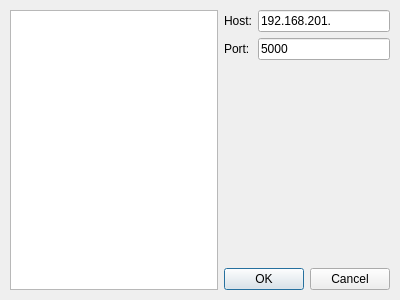
<?xml version="1.0" encoding="UTF-8"?>
<ui version="4.0">
 <class>CamConnectDialog</class>
 <widget class="QDialog" name="CamConnectDialog">
  <property name="geometry">
   <rect>
    <x>0</x>
    <y>0</y>
    <width>400</width>
    <height>300</height>
   </rect>
  </property>
  <property name="windowTitle">
   <string>Kamera verbinden</string>
  </property>
  <widget class="QWidget" name="gridLayoutWidget">
   <property name="geometry">
    <rect>
     <x>10</x>
     <y>10</y>
     <width>380</width>
     <height>280</height>
    </rect>
   </property>
   <layout class="QGridLayout" name="gridLayout">
    <item row="0" column="0" rowspan="4">
     <widget class="QListWidget" name="camListWidget"/>
    </item>
    <item row="1" column="2">
     <widget class="QLineEdit" name="portLineEdit">
      <property name="text">
       <string>5000</string>
      </property>
     </widget>
    </item>
    <item row="3" column="1" colspan="2">
     <widget class="QDialogButtonBox" name="buttonBox">
      <property name="orientation">
       <enum>Qt::Horizontal</enum>
      </property>
      <property name="standardButtons">
       <set>QDialogButtonBox::Cancel|QDialogButtonBox::Ok</set>
      </property>
     </widget>
    </item>
    <item row="1" column="1">
     <widget class="QLabel" name="label_2">
      <property name="text">
       <string>Port:</string>
      </property>
     </widget>
    </item>
    <item row="0" column="2">
     <widget class="QLineEdit" name="hostLineEdit">
      <property name="text">
       <string>192.168.201.</string>
      </property>
     </widget>
    </item>
    <item row="0" column="1">
     <widget class="QLabel" name="label">
      <property name="text">
       <string>Host:</string>
      </property>
     </widget>
    </item>
    <item row="2" column="2">
     <spacer name="verticalSpacer">
      <property name="orientation">
       <enum>Qt::Vertical</enum>
      </property>
      <property name="sizeHint" stdset="0">
       <size>
        <width>20</width>
        <height>40</height>
       </size>
      </property>
     </spacer>
    </item>
   </layout>
  </widget>
 </widget>
 <resources/>
 <connections>
  <connection>
   <sender>buttonBox</sender>
   <signal>accepted()</signal>
   <receiver>CamConnectDialog</receiver>
   <slot>accept()</slot>
   <hints>
    <hint type="sourcelabel">
     <x>248</x>
     <y>254</y>
    </hint>
    <hint type="destinationlabel">
     <x>157</x>
     <y>274</y>
    </hint>
   </hints>
  </connection>
  <connection>
   <sender>buttonBox</sender>
   <signal>rejected()</signal>
   <receiver>CamConnectDialog</receiver>
   <slot>reject()</slot>
   <hints>
    <hint type="sourcelabel">
     <x>316</x>
     <y>260</y>
    </hint>
    <hint type="destinationlabel">
     <x>286</x>
     <y>274</y>
    </hint>
   </hints>
  </connection>
 </connections>
</ui>
